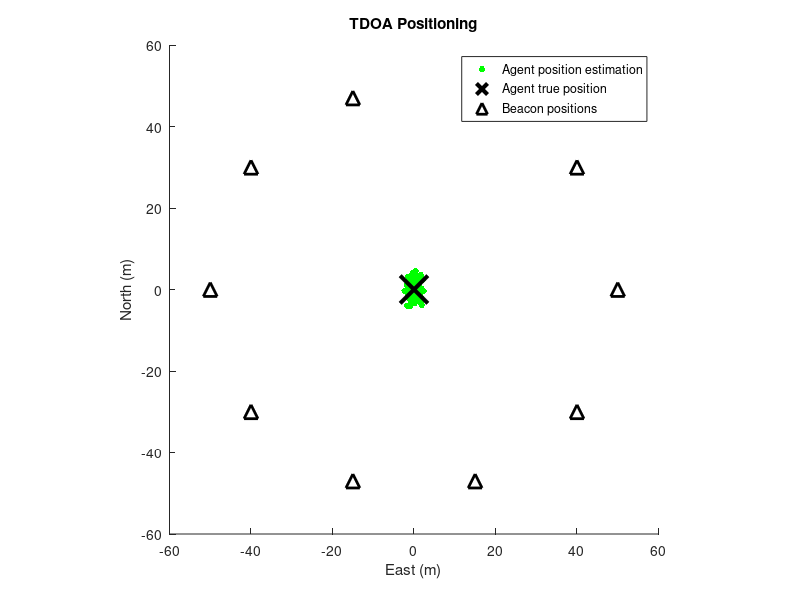

This chart was generated by the following MATLAB code:
% ------------------------------------------------------------------------
% Example for indoor positioning by time-of-arrival (TOA) measurements
% Estimated by iterative least-squares and weighted least-squares
%
% by GH.Zhang 2022/05/26
% guo-hao.zhang@connect.polyu.hk
% ------------------------------------------------------------------------
clc;
clear;
close all;

%% Estimation Setup
% Speed of light
c = 299792458;

% Import TOA measurement data and environment parameters
load("Example_data.mat");

% Operation time
T = size(data,2);

% Initialize agent approximate state (initial agent clock offset = 0)
x_a0 = x_a_initial;

% Select master beacon
j = 10;

%% Positioning with TOA measurements by iterative least-squares

% Position estimation on each epoch
for t = 1:T

    % Initialize agent state offset (initial agent clock offset update = 0)
    delta_x_a = [1e9; 1e9; 1e9];

    % Initialize iteration steps
    k = 0;

    % Initialize agent approximate state (initial agent clock offset = 0)
    x_a0 = x_a_initial;

    % Obtain range observation from master beacon
    d_a_j = c*data{t}(j).TOA;

    % Beacon numbers during positioning
    I = size(data{t},2);

    % iterative estimation until convergence or iteration step exceeds 
    % the limitation
    while norm(delta_x_a(1:3,1)) > 1e-3 && k < 50

        % clear variables from last estimation epoch
        clear d_a z_a z_a0 delta_z_a0 H_a0;

        % Establish variables for each beacon except master beacon
        for i = setdiff(1:I,j)

            % Obtain range observation by ranging measurement
            d_a(i,1) = c*data{t}(i).TOA;

            % Obtain differential range observation by range observations
            z_a(i,1) = d_a(i,1) - d_a_j;

            % Obtain approximate differential range information by beacon 
            % positions, master beacon position and agent approximate state
            z_a0(i,1) = norm(x_beacons(1:3,i) - x_a0) - ...
                        norm(x_beacons(1:3,j) - x_a0);

            % Calculate differential range offset from approximate 
            % differential range information to the received differential 
            % range observation 
            delta_z_a0(i,1) = z_a(i,1) - z_a0(i,1);

            % Calculate differential line-of-sight vector from each beacon 
            % to agent with respect to that from  master beacon to agent
            H_a0(i,1:3) = (x_a0 - x_beacons(1:3,i))'./norm(x_a0 - x_beacons(1:3,i)) -...
                          (x_a0 - x_beacons(1:3,j))'./norm(x_a0 - x_beacons(1:3,j));
        end
        
        % Exclude rows related to the master beacon in linear relatioships
        if size(delta_z_a0,1)>I-1
            delta_z_a0(j,:) = [];
            H_a0(j,:) = [];
        end

        % Establish linear relationships between differential range offset, 
        % measurement matrix, and state offset. Solve the state offset by 
        % least-sqaures estimation 
        delta_x_a = inv(H_a0'*H_a0)*H_a0'*delta_z_a0;

        % Update approximate agent state by the estimated state offset
        x_a0 = x_a0 + delta_x_a;

        % interation step update
        k = k + 1;
    end

    % Obtain agent position estimation from the converged state estimation
    x_a_est(1:3,t) = x_a0;
end

%% Visualize agent position estimation results
figure(1);
hold on;
plot(x_a_est(1,:),x_a_est(2,:),'g.','MarkerSize',15,'LineWidth',2);
plot(x_a(1),x_a(2),'kx','MarkerFaceColor','none','MarkerSize',20,'LineWidth',3);
plot(x_beacons(1,:),x_beacons(2,:),'k^','MarkerFaceColor','w','MarkerSize',10,'LineWidth',2);
xlabel('East (m)');
xlim([-60,60]);
ylabel('North (m)');
ylim([-60,60]);
axis equal
legend('Agent position estimation','Agent true position','Beacon positions')
title('TDOA Positioning');






















